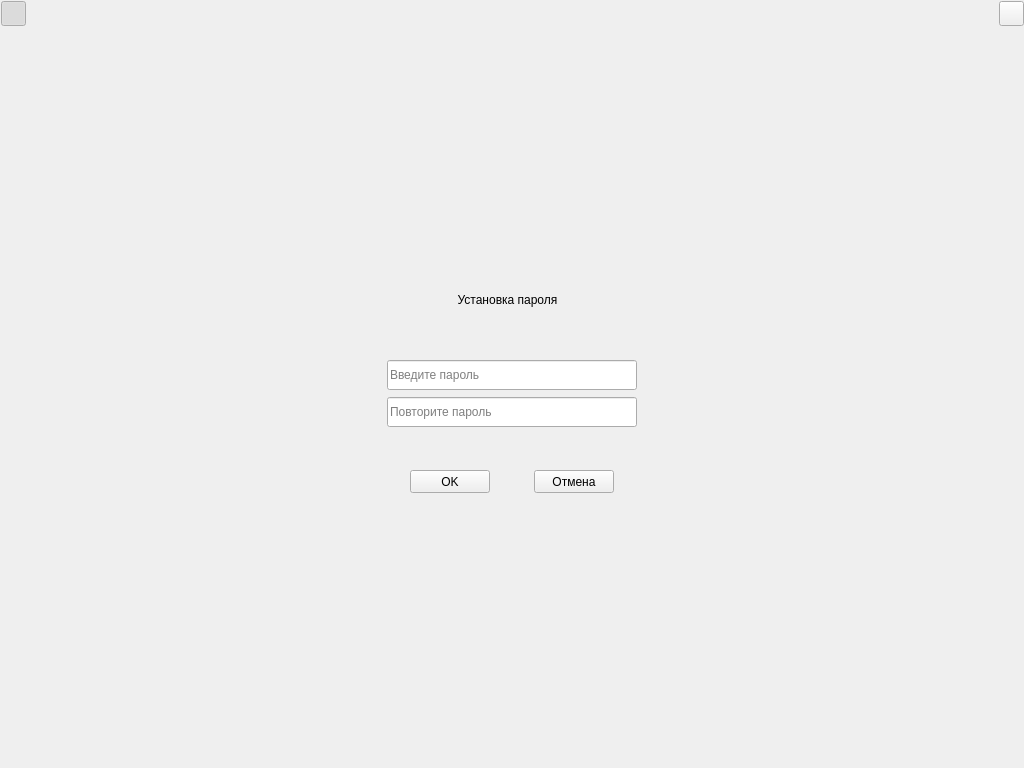
<?xml version="1.0" encoding="UTF-8"?>
<ui version="4.0">
 <class>MainWindow</class>
 <widget class="QMainWindow" name="MainWindow">
  <property name="enabled">
   <bool>true</bool>
  </property>
  <property name="geometry">
   <rect>
    <x>0</x>
    <y>0</y>
    <width>1024</width>
    <height>768</height>
   </rect>
  </property>
  <property name="windowTitle">
   <string notr="true">TaskManager</string>
  </property>
  <widget class="QWidget" name="centralwidget">
   <widget class="QWidget" name="plane" native="true">
    <property name="geometry">
     <rect>
      <x>200</x>
      <y>200</y>
      <width>624</width>
      <height>368</height>
     </rect>
    </property>
    <property name="class" stdset="0">
     <string>plane</string>
    </property>
    <widget class="QLabel" name="headerText">
     <property name="geometry">
      <rect>
       <x>80</x>
       <y>80</y>
       <width>455</width>
       <height>40</height>
      </rect>
     </property>
     <property name="layoutDirection">
      <enum>Qt::LeftToRight</enum>
     </property>
     <property name="text">
      <string>Установка пароля</string>
     </property>
     <property name="alignment">
      <set>Qt::AlignCenter</set>
     </property>
     <property name="class" stdset="0">
      <string>smallheaderText</string>
     </property>
    </widget>
    <widget class="QLineEdit" name="passInput">
     <property name="geometry">
      <rect>
       <x>187</x>
       <y>160</y>
       <width>250</width>
       <height>30</height>
      </rect>
     </property>
     <property name="cursor">
      <cursorShape>IBeamCursor</cursorShape>
     </property>
     <property name="contextMenuPolicy">
      <enum>Qt::ActionsContextMenu</enum>
     </property>
     <property name="acceptDrops">
      <bool>false</bool>
     </property>
     <property name="text">
      <string/>
     </property>
     <property name="echoMode">
      <enum>QLineEdit::Password</enum>
     </property>
     <property name="alignment">
      <set>Qt::AlignLeading|Qt::AlignLeft|Qt::AlignVCenter</set>
     </property>
     <property name="placeholderText">
      <string>Введите пароль</string>
     </property>
     <property name="cursorMoveStyle">
      <enum>Qt::LogicalMoveStyle</enum>
     </property>
     <property name="clearButtonEnabled">
      <bool>true</bool>
     </property>
     <property name="class" stdset="0">
      <string>textInput</string>
     </property>
    </widget>
    <widget class="QLineEdit" name="passInput_validation">
     <property name="geometry">
      <rect>
       <x>187</x>
       <y>197</y>
       <width>250</width>
       <height>30</height>
      </rect>
     </property>
     <property name="cursor">
      <cursorShape>IBeamCursor</cursorShape>
     </property>
     <property name="contextMenuPolicy">
      <enum>Qt::ActionsContextMenu</enum>
     </property>
     <property name="acceptDrops">
      <bool>false</bool>
     </property>
     <property name="text">
      <string/>
     </property>
     <property name="echoMode">
      <enum>QLineEdit::Password</enum>
     </property>
     <property name="alignment">
      <set>Qt::AlignLeading|Qt::AlignLeft|Qt::AlignVCenter</set>
     </property>
     <property name="placeholderText">
      <string>Повторите пароль</string>
     </property>
     <property name="cursorMoveStyle">
      <enum>Qt::LogicalMoveStyle</enum>
     </property>
     <property name="clearButtonEnabled">
      <bool>true</bool>
     </property>
     <property name="class" stdset="0">
      <string>textInput</string>
     </property>
    </widget>
    <widget class="QPushButton" name="pushButton">
     <property name="geometry">
      <rect>
       <x>210</x>
       <y>270</y>
       <width>80</width>
       <height>23</height>
      </rect>
     </property>
     <property name="text">
      <string>OK</string>
     </property>
     <property name="class" stdset="0">
      <string>whiteButton</string>
     </property>
    </widget>
    <widget class="QPushButton" name="pushButton_2">
     <property name="geometry">
      <rect>
       <x>334</x>
       <y>270</y>
       <width>80</width>
       <height>23</height>
      </rect>
     </property>
     <property name="text">
      <string>Отмена</string>
     </property>
     <property name="class" stdset="0">
      <string>redButton</string>
     </property>
    </widget>
   </widget>
   <widget class="QPushButton" name="exitButton">
    <property name="geometry">
     <rect>
      <x>999</x>
      <y>1</y>
      <width>25</width>
      <height>25</height>
     </rect>
    </property>
    <property name="cursor">
     <cursorShape>PointingHandCursor</cursorShape>
    </property>
    <property name="focusPolicy">
     <enum>Qt::ClickFocus</enum>
    </property>
    <property name="text">
     <string/>
    </property>
    <property name="icon">
     <iconset>
      <normaloff>icons/exit_icon.png</normaloff>
      <activeoff>icons/exit_icon_hover.png</activeoff>icons/exit_icon.png</iconset>
    </property>
    <property name="iconSize">
     <size>
      <width>25</width>
      <height>25</height>
     </size>
    </property>
    <property name="checkable">
     <bool>false</bool>
    </property>
    <property name="class" stdset="0">
     <string>iconButton</string>
    </property>
   </widget>
   <widget class="QPushButton" name="pinButton">
    <property name="enabled">
     <bool>true</bool>
    </property>
    <property name="geometry">
     <rect>
      <x>1</x>
      <y>1</y>
      <width>25</width>
      <height>25</height>
     </rect>
    </property>
    <property name="cursor">
     <cursorShape>PointingHandCursor</cursorShape>
    </property>
    <property name="focusPolicy">
     <enum>Qt::ClickFocus</enum>
    </property>
    <property name="contextMenuPolicy">
     <enum>Qt::NoContextMenu</enum>
    </property>
    <property name="text">
     <string/>
    </property>
    <property name="icon">
     <iconset>
      <normaloff>icons/pin_icon.png</normaloff>
      <disabledoff>icons/pin_icon_active.png</disabledoff>
      <disabledon>icons/pin_icon_active.png</disabledon>
      <activeoff>icons/pin_icon_active.png</activeoff>
      <activeon>icons/pin_icon.png</activeon>
      <selectedoff>icons/pin_icon_active.png</selectedoff>
      <selectedon>icons/pin_icon_active.png</selectedon>icons/pin_icon.png</iconset>
    </property>
    <property name="iconSize">
     <size>
      <width>25</width>
      <height>25</height>
     </size>
    </property>
    <property name="checkable">
     <bool>true</bool>
    </property>
    <property name="checked">
     <bool>true</bool>
    </property>
    <property name="class" stdset="0">
     <string>iconButton</string>
    </property>
   </widget>
  </widget>
 </widget>
 <resources/>
 <connections/>
</ui>
